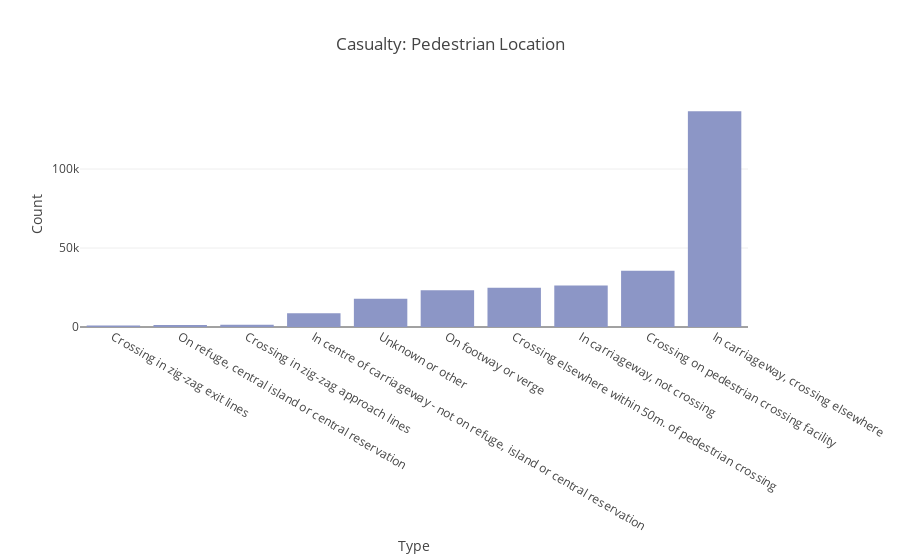

This figure's notebook cell:
### Code cell
# casualties_by_pedestrian_location:  

casualties_by_pedestrian_location= casualties_data[casualties_data.Casualty_Type == 'Pedestrian'].Pedestrian_Location.groupby([casualties_data.Pedestrian_Location]).count().sort_values()

trace_1 = go.Bar(
            x=casualties_by_pedestrian_location.index,
            y=casualties_by_pedestrian_location, 
            name = 'Pedestrian Location', 
            marker=dict(color = bupu[4]))

layout = go.Layout(title="Casualty: Pedestrian Location", 
                        barmode='stack', 
                        xaxis = dict(ticks='', nticks=48, 
                                    title=go.layout.xaxis.Title(
                                    text='Type'), automargin=True),
                        yaxis = dict(ticks='', title=go.layout.yaxis.Title(
                                    text='Count'), automargin=True))

plotly.offline.iplot({
    "data": [trace_1],
    "layout": layout
})

### Figure 1 — Plotly figure (JSON) as saved in the notebook; plotly's stock layout.template omitted (floating-point values rounded to 4 significant figures)
{"data": [{"marker": {"color": "rgb(140,150,198)"}, "name": "Pedestrian Location", "type": "bar", "uid": "ea125d3a-a5d9-4cbf-815b-7d86f0b74947", "x": ["Crossing in zig-zag exit lines", "On refuge, central island or central reservation", "Crossing in zig-zag approach lines", "In centre of carriageway - not on refuge, island or central reservation", "Unknown or other", "On footway or verge", "Crossing elsewhere within 50m. of pedestrian crossing", "In carriageway, not crossing", "Crossing on pedestrian crossing facility", "In carriageway, crossing elsewhere"], "y": [954, 1333, 1361, 8724, 17815, 23192, 24854, 26262, 35568, 136487]}], "layout": {"barmode": "stack", "title": {"text": "Casualty: Pedestrian Location"}, "xaxis": {"automargin": true, "nticks": 48, "ticks": "", "title": {"text": "Type"}}, "yaxis": {"automargin": true, "ticks": "", "title": {"text": "Count"}}}}
